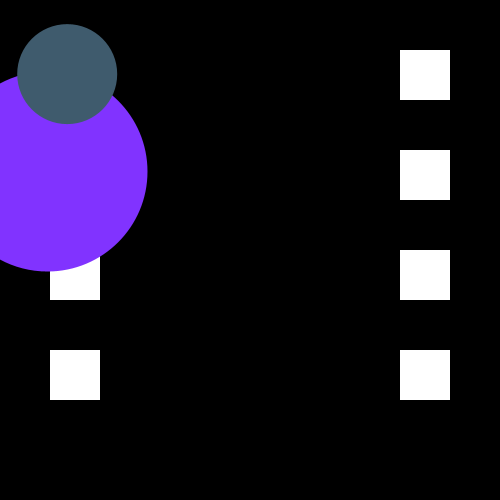
Frame 1 (no input)
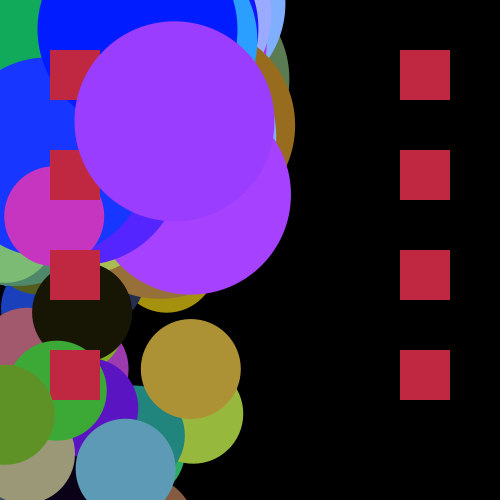
Frame 60 (the mouse pressed at the canvas centre just before this capture)
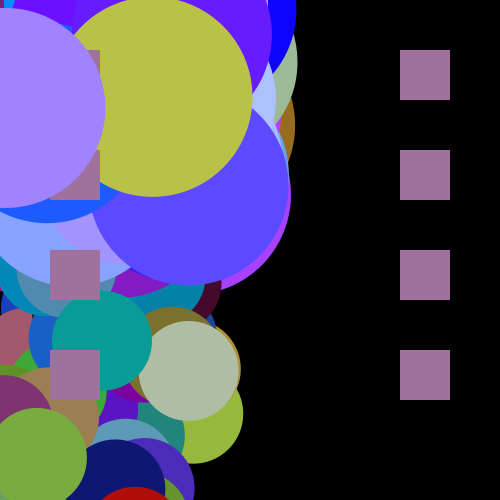
Frame 120 (the mouse held since frame 60 and released just before this capture)

The Processing sketch that drew these frames (run headless with seeded random() and noise(); from frame 60 on, the mouse is pressed at the canvas centre):

// Processing sketch: processing_145493
// ── processing_145493.pde

//float timer = 0.0
 float pic = 1;
float radius = 0.0;
float timer = 0.0;
int thickness = 2;
float center = 0.0;
float prevX = 0.0;
float prevY = 0.0;
 
  
  
void setup(){
    
  size(500,500);
  background(0);
  smooth();
  noStroke();
  
 
}
  
void draw (){
  rect(50,150,50,50);
  rect(50,50,50,50);
  rect(50,250,50,50);
  rect(50,350,50,50);
  rect(400,50,50,50);
  rect(400,150,50,50);
  rect(400,250,50,50);
  rect(400,350,50,50);
  
  
  frameRate(1000);
noStroke();
  
 if (timer >= 18.0){
        timer = 0.0;
        radius = 0.0;
        prevX = center;
        prevY = center;
          
         
        thickness++;
    }
      
    
    if (pic < 2) {
      
        
       fill(random(0,200), random(0, 200), random(0,800));
  ellipse(random(0, 200),random(0, 200),200,200);
  fill(random(0, 200), random(0, 200), random(0,200));
  ellipse(random (0, 200),random (0, 800),100,100);
        
  
   fill(random(0, 200), random(0, 200), random(0,200));
    }
    
   
}
